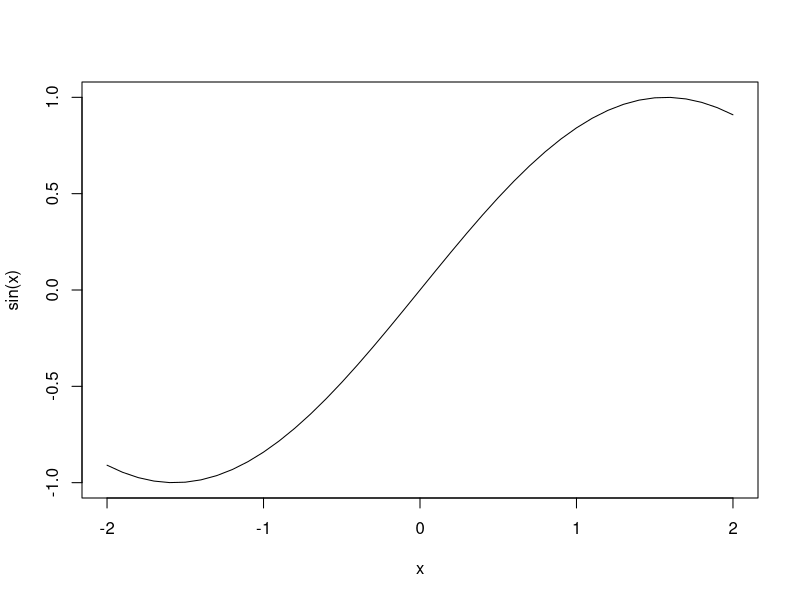
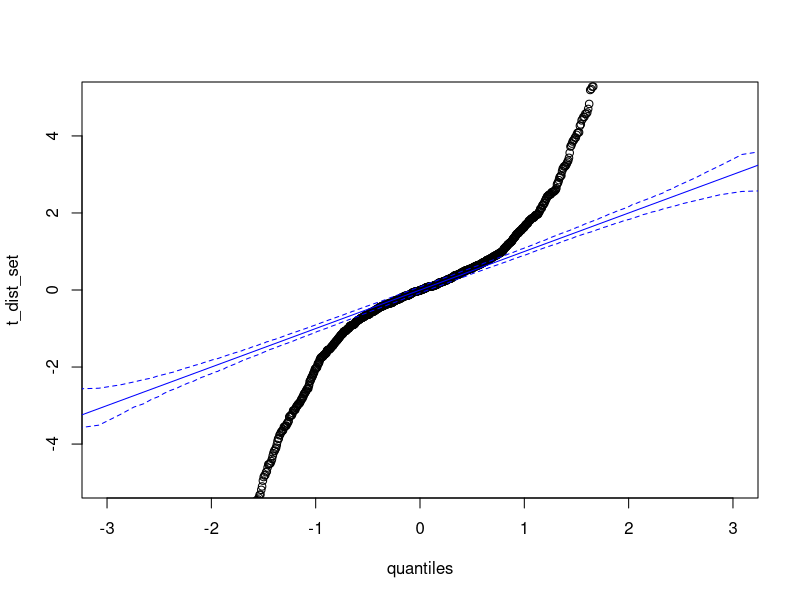
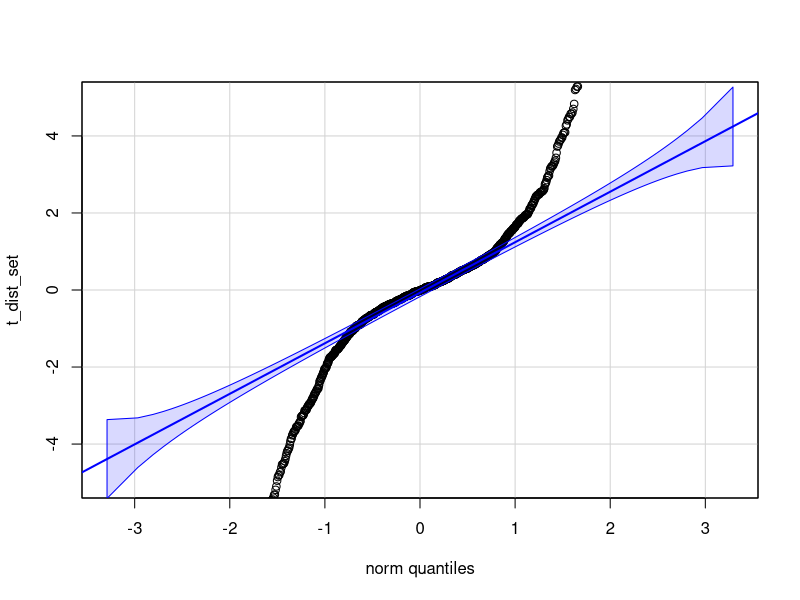

These figures' R source, in order:
## ---- chunk 1
x = seq(-2,2, by = 0.1)
plot(x, sin(x), type = "l")
## ---- chunk 2
library(car)
#attempt
t_dist_set = sort(rt(1000,1))
theoretical_pop = sort(rnorm(1000000))
quantiles = theoretical_pop[seq(1,1000000, length.out = 1000)] 
envelope_matrix = matrix(NA, nrow = 1000, ncol = 1000)
# replicate fn
for(i in 1:1000){
  
  envelope_matrix[i, ] = sort(rnorm(1000))
}

lower_bound = apply(envelope_matrix, 2, quantile, probs = 0.025)
upper_bound =  apply(envelope_matrix, 2, quantile, probs = 0.975)

plot(quantiles, t_dist_set, ylim = c(-5, 5), xlim = c(-3, 3))
abline(a = 0, b = 1, col = "blue")
lines(quantiles, lower_bound, col = "blue", lty = 2)
lines(quantiles, upper_bound, col = "blue", lty = 2)
qqPlot(t_dist_set, envelope = 0.95, ylim = c(-5, 5))

